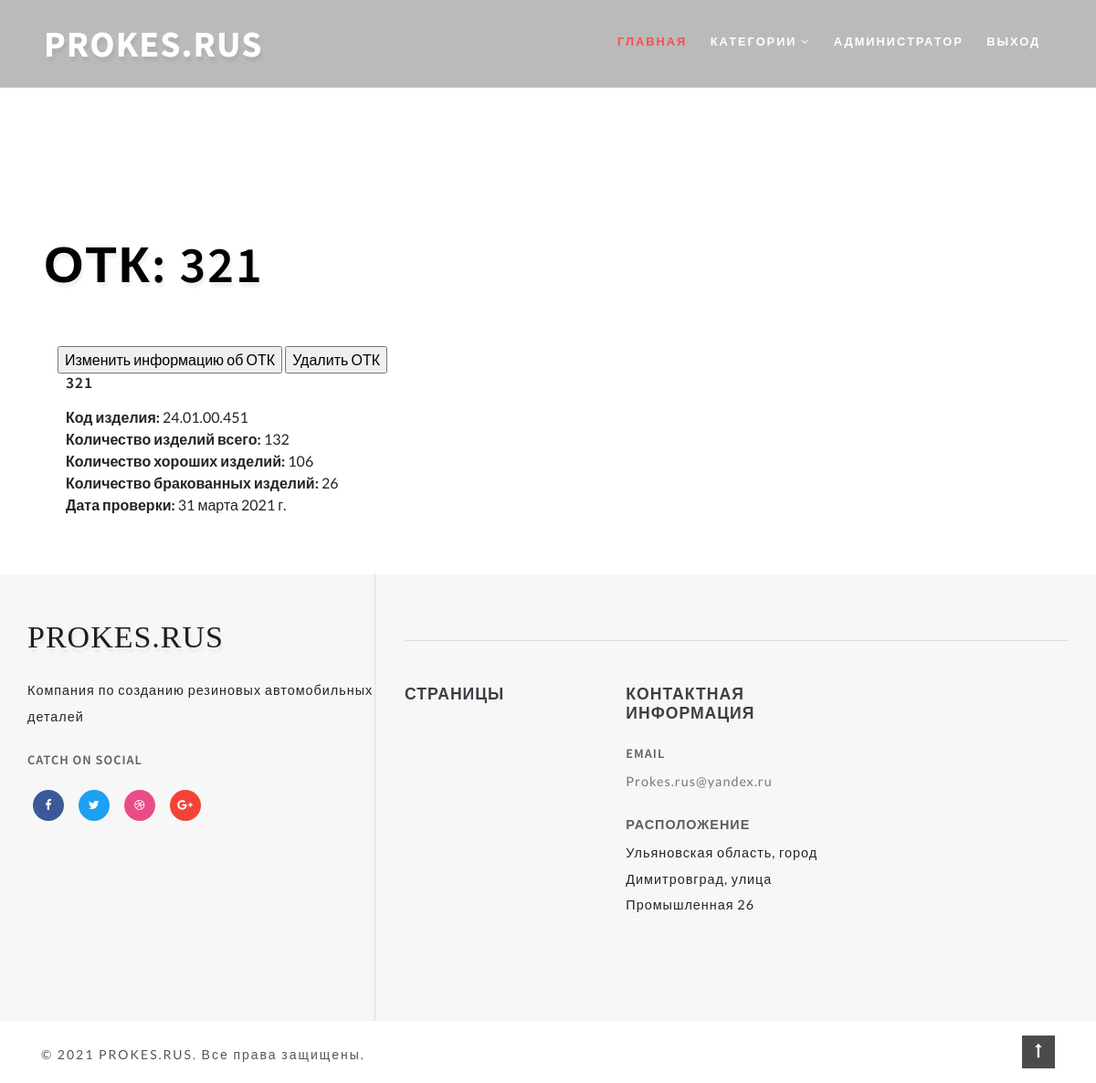
Before: /otk_list/1/ (signed in) with the older database file.
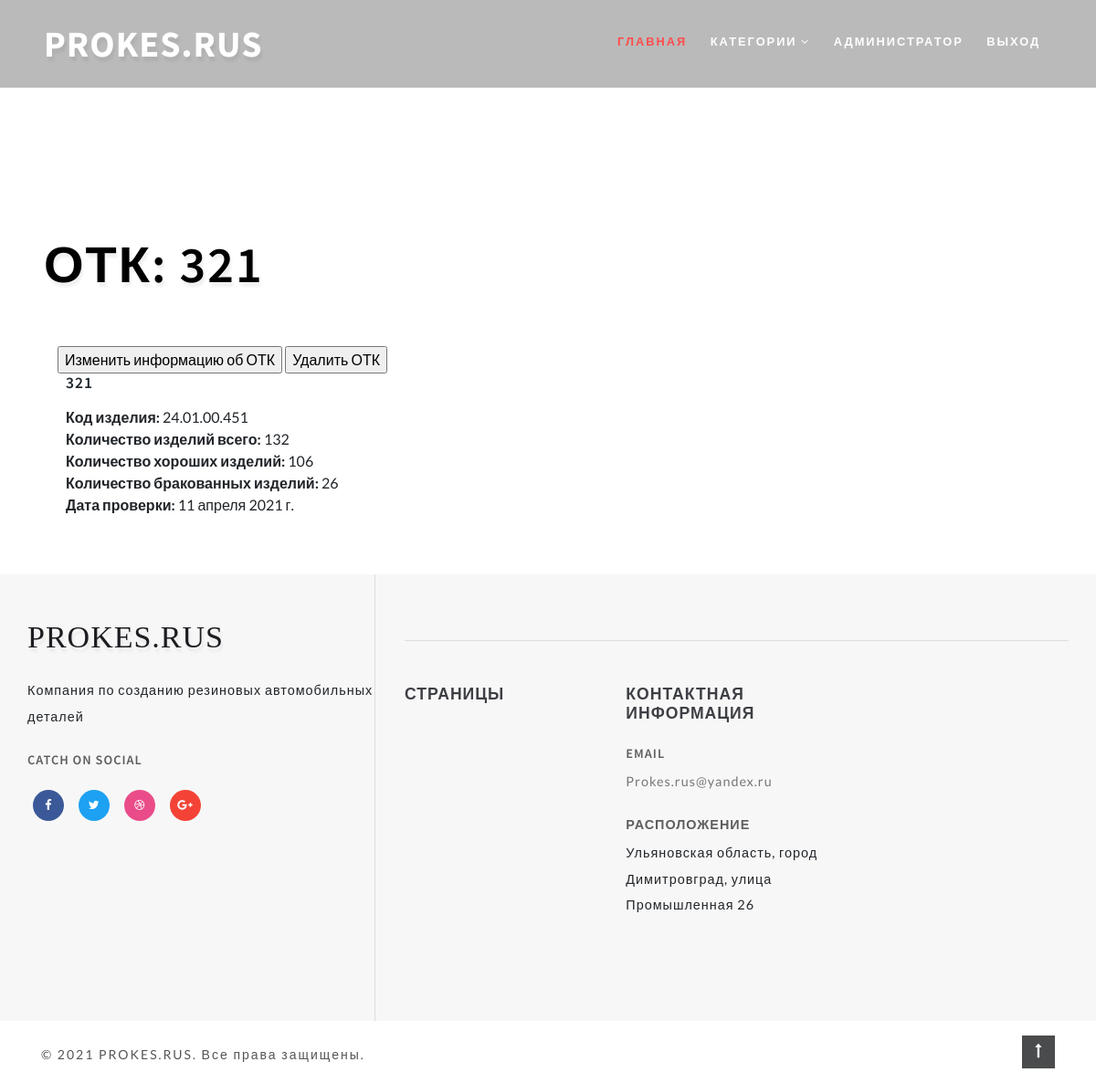
After: the same page with the newer database file.
### prokes/models.py (models this page shows, shortened)
class OTK(models.Model):
    nariad_code = models.ForeignKey(Nariad, verbose_name='Код наряда', on_delete=models.PROTECT)
    goods_value = models.IntegerField('Количество хороших изделий')
    remote_value = models.IntegerField('Количество бракованных изделий')
    date = models.DateField('Дата проверки')
    class Meta:
        verbose_name = "ОТК"
        verbose_name_plural = 'ОТК'

class Nariad(models.Model):
    code = models.IntegerField('Номер наряда', unique=True)
    worker_code = models.ForeignKey(Workers, verbose_name='Код сотрудника', on_delete=models.PROTECT)
    goods_code = models.ForeignKey(Goods, verbose_name='Код изделия', on_delete=models.PROTECT)
    material_code = models.ForeignKey(Materials, verbose_name='Код смеси', on_delete=models.PROTECT)
    value = models.IntegerField('Количество')
    date = models.DateField('Дата')
    consumption = models.IntegerField('Расход смеси')
    def __str__(self):
        return str(self.code)
    class Meta:
        verbose_name = "Наряд"
        verbose_name_plural = 'Наряды'

class Goods(models.Model):
    code = models.CharField('Код изделия', max_length=120)
    name = models.CharField('Название изделия', max_length=30)
    image = models.ImageField("Фотография изделия", upload_to="goods/", blank=True)
    weight_clean = models.FloatField('Вес чистой детали', default=0)
    norma_na_vigruzku = models.FloatField('Норма на выгрузку', default=0)
    rashod_smesi = models.FloatField('Расход смеси', default=0)
    def __str__(self):
        return self.code
    class Meta:
        verbose_name = 'Изделие'
        verbose_name_plural = 'Изделия'

### prokes/views.py (the view)
# urls.py: path('otk_list/<int:pk>/', views.OTKDetailView, name="otk_detail"),
def OTKDetailView(request, pk):
    otk = OTK.objects.get(id=pk)
    error = ""
    context = {"otk": otk, "error": error}
    return render(request, "otk/otk_detail.html", context)

### templates/otk/otk_detail.html (shortened to what this page needs)
{% extends 'otk/base.html' %}
{% block header_title %}ОТК: {{ otk.nariad_code }} {% endblock header_title %}
{% block otk %}
    <div class="left-ads-display col-lg-8">
    <input type="button" onclick='location.href="update"' value="Изменить информацию об ОТК">
    <input type="button" onclick='location.href="delete"' value="Удалить ОТК">
        <div class="row">
            <div class="desc1-right col-md-6 pl-lg-4" >
                <h3 class="editContent" style="outline: none; cursor: inherit; margin-bottom: 0px">
                    {{ otk.nariad_code }}
                </h3>
                <ul style="margin-top: 15px">
                    <li style="list-style: none">
                        <span><b>Код изделия: </b> {{ otk.nariad_code.goods_code }}</span>
                    </li>
                    <li style="list-style: none">
                        <span><b>Количество изделий всего: </b> {{ otk.nariad_code.value }}</span>
                    </li>
                    <li style="list-style: none">
                        <span><b>Количество хороших изделий: </b> {{ otk.goods_value }}</span>
                    </li>
                    <li style="list-style: none">
                        <span><b>Количество бракованных изделий: </b> {{ otk.remote_value }}</span>
                    </li>
                    <li style="list-style: none">
                        <span><b>Дата проверки: </b> {{ otk.date }}</span>
                    </li>
                </ul>
            </div>
        </div>
    </div>
{% endblock otk %}

Changed rows visible on the page:
changed OTK: date "31 марта 2021 г." → "11 апреля 2021 г."
